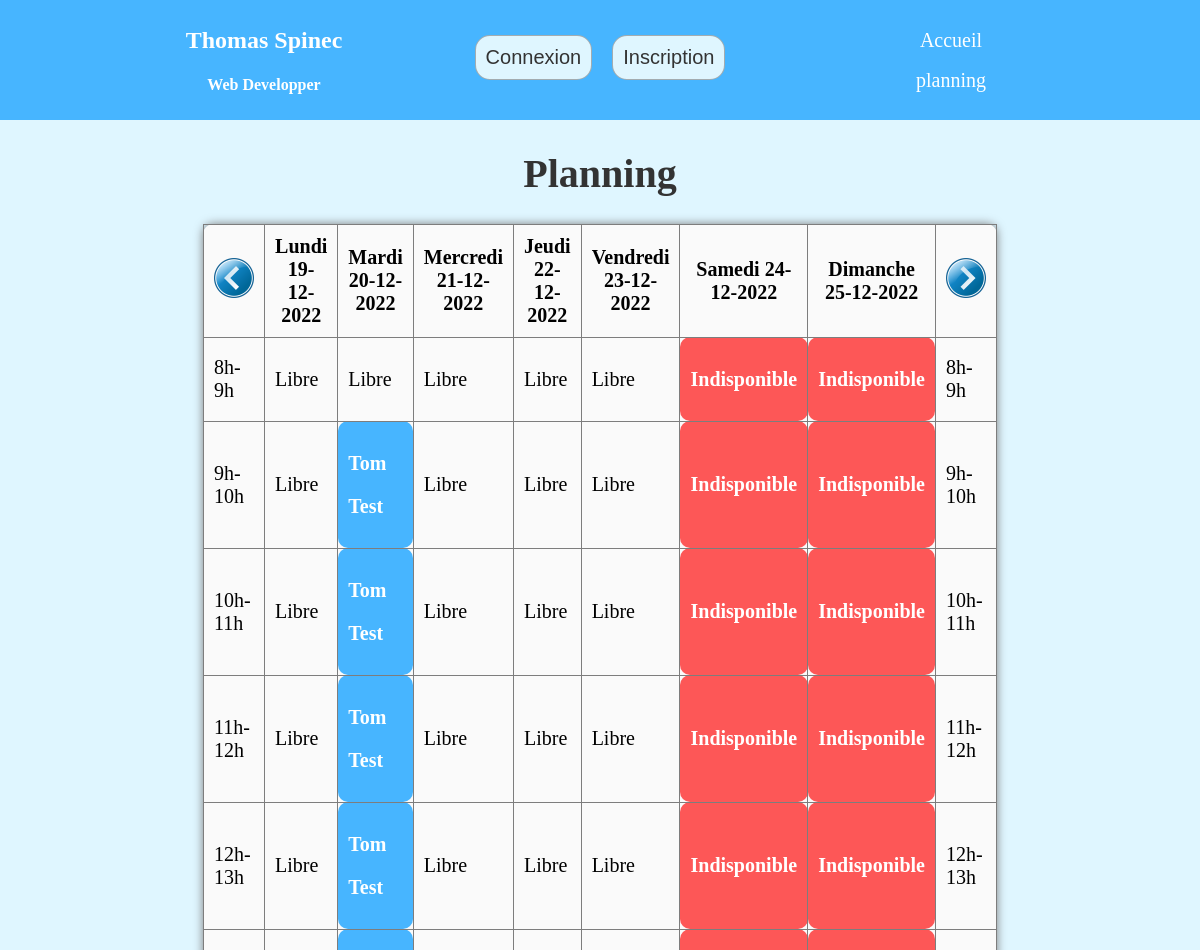
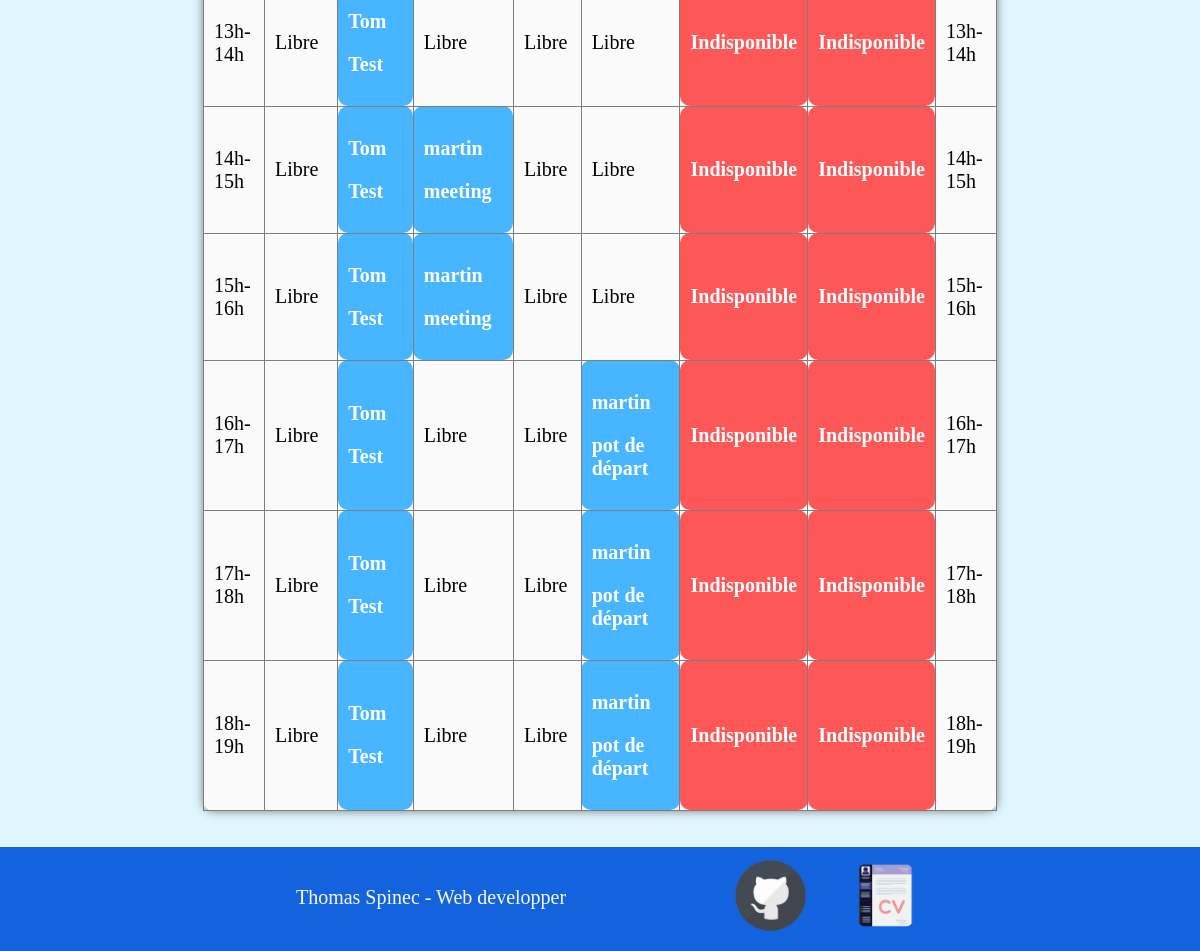
The app's page /planning.php?week=1 with its own data (2 pictures, top to bottom).
### tables this page shows
CREATE TABLE `utilisateurs` (
  `id` int(11) NOT NULL,
  `login` varchar(255) NOT NULL,
  `password` varchar(255) NOT NULL
);

CREATE TABLE `reservations` (
  `id` int(11) NOT NULL,
  `titre` varchar(255) NOT NULL,
  `description` text NOT NULL,
  `debut` datetime NOT NULL,
  `fin` datetime NOT NULL,
  `id_utilisateur` int(11) NOT NULL
);

### planning.php (the view, shortened to what this page needs)
<?php
    $format = "d-m-Y";
    if (isset($_GET["week"])){
        $week = $_GET["week"];
    }
    else{
        $week = 0;
    }
    function get_lundi_dimanche_from_week($week){
        $lundi = new DateTime("Monday this week+$week week");
        $mardi = new DateTime("Tuesday this week+$week week");
        $mercredi = new DateTime("Wednesday this week+$week week");
        $jeudi = new DateTime("Thursday this week+$week week");
        $vendredi = new DateTime("Friday this week+$week week");
        $samedi = new DateTime("Saturday this week+$week week");
        $dimanche = new DateTime("Sunday this week+$week week");
        return array($lundi, $mardi, $mercredi, $jeudi, $vendredi, $samedi, $dimanche);
    }
    $debut_fin_semaine = get_lundi_dimanche_from_week($week);
    function jour($reservations, $debut_fin_semaine, $format, $heure1, $heure2){
        for ($i=0; $i < 5; $i++) {
            $case = null;
            for ($j=0; isset($reservations[$j]); $j++) {
                $date_start = $reservations[$j]['debut'];
                $date_end = $reservations[$j]['fin'];
                $date_d = get_debut($date_start)[0];
                $heure_d = get_debut($date_start)[1];
                $heure_f = get_fin($date_end)[1];
                if ($date_d == $debut_fin_semaine[$i]->format($format) && $heure1 >= $heure_d && $heure2 <= $heure_f)
                {
                    echo "<td class='booked'>";
                    echo "<a href='reservation.php?id=" . $reservations[$j]['id'] . "'>
                            <p>".$reservations[$j]['login']."</p>
                            <p>".$reservations[$j]['titre']."</p>
                        </a>";
                    $case = true;
                    break;
                }
            }
            if (!isset($case))
            {
                echo "<td>";
                echo "<p>Libre</p>";
            }
            echo "</td>";
        }
        for ($x=0; $x<2; $x++){
            echo "<td class='weekend'>";
            echo "<p>Indisponible</p>";
            echo "</td>";
        }
    }
    function get_debut($date){
        $date_d = '';
        $heure_d = '';
        list($date_d, $heure_d) = explode(" ", $date);
        return [$date_d,$heure_d];
    }
    function get_fin($date){
        $date_f = '';
        $heure_f = '';
        list($date_f, $heure_f) = explode(" ", $date);
        return [$date_f,$heure_f];
    }
?>
    <?php
        require 'include/header.php';
        require 'include/connect.php';
        $request = "SELECT reservations.id, reservations.titre, DATE_FORMAT(reservations.debut, '%d-%m-%Y %H') as debut, DATE_FORMAT(reservations.fin, '%d-%m-%Y %H') as fin, utilisateurs.login FROM reservations INNER JOIN utilisateurs on reservations.id_utilisateur = utilisateurs.id";
        $exect_request = mysqli_query($connect, $request);
        $reservations = mysqli_fetch_all($exect_request, MYSQLI_ASSOC);
    ?>
    <main>
        <div class="container">
            <h1>Planning</h1>
            <table class="planning">
                <thead>
                    <tr>
                        <th>
                            <a href=<?="planning.php?week=".$week-1?>><img class="week" src="img/precedent.png" alt="semaine précédente"></a>
                        </th>
                        <th>Lundi <?= $debut_fin_semaine[0]->format($format)?></th>
                        <th>Mardi <?= $debut_fin_semaine[1]->format($format)?></th>
                        <th>Mercredi <?= $debut_fin_semaine[2]->format($format)?></th>
                        <th>Jeudi <?= $debut_fin_semaine[3]->format($format)?></th>
                        <th>Vendredi <?= $debut_fin_semaine[4]->format($format)?></th>
                        <th>Samedi <?= $debut_fin_semaine[5]->format($format)?></th>
                        <th>Dimanche <?= $debut_fin_semaine[6]->format($format)?></th>
                        <th>
                            <a href=<?="planning.php?week=".$week+1?>><img class="week" src="img/next.png" alt="semaine suivante"></a>
                        </th>
                    </tr>
                </thead>
                <tbody>
                    <tr>
                        <td>8h-9h</td>
                        <?php
                            jour($reservations, $debut_fin_semaine, $format, "08", "09");
                        ?>
                        <td>8h-9h</td>
                    </tr>
                    <tr>
                        <td>9h-10h</td>
                        <?php
                            jour($reservations, $debut_fin_semaine, $format, "09", "10");
                        ?>
                        <td>9h-10h</td>
                    </tr>
                    <tr>
                        <td>10h-11h</td>
                        <td>10h-11h</td>
                    </tr>
                    <tr>
                        <td>11h-12h</td>
                        <td>11h-12h</td>
                    </tr>
                    <tr>
                        <td>12h-13h</td>
                        <td>12h-13h</td>
                    </tr>
                    <tr>
                        <td>13h-14h</td>
                        <td>13h-14h</td>
                    </tr>
                    <tr>
                        <td>14h-15h</td>
                        <td>14h-15h</td>
                    </tr>
                    <tr>
                        <td>15h-16h</td>
                        <td>15h-16h</td>
                    </tr>
                    <tr>
                        <td>16h-17h</td>
                        <td>16h-17h</td>
                    </tr>
                    <tr>
                        <td>17h-18h</td>
                        <td>17h-18h</td>
                    </tr>
                    <tr>
                        <td>18h-19h</td>
                        <td>18h-19h</td>
                    </tr>
                </tbody>
            </table>
        </div>
    </main>
    <?php
        require 'include/footer.php';
    ?>
</body>
</html>

### site.css (style rules this page uses)
body { background-color: #dff6ff; margin: 0; padding: 0; }
html { font-size: 20px; }
a { text-decoration: none; cursor: pointer; }
h1 { font-size: 2rem; font-weight: bold; text-align: center; color: #333; }
.container { width: 80%; margin: auto; padding: auto; }
main { margin-top: 150px; min-height: 65vh; margin-bottom: 3%; }
table, th, td { padding: 10px; border: 1px solid #7d7d7d; border-collapse: collapse; font-size: 1rem; border-radius: 10px; }
table { margin: auto; margin-top: 20px; margin-bottom: 20px; }
.week { width: 40px; height: auto; transition: 0.5s; }
.booked { background-color: #47b5ff; transition: 0.5s; }
.booked a { color: #fff; font-weight: bold; }
.planning { width: 80%; height: 80%; margin: auto; padding: 20px; background-color: #fafafa; border-radius: 10px; box-shadow: 0 0 10px #7d7d7d; overflow-x: auto; }
.weekend { background-color: #ff0000a6; color: #fff; font-weight: bold; }

### records on screen
utilisateurs: login "Tom"
reservations: titre "Test"
utilisateurs: login "martin"
reservations: titre "meeting"
reservations: titre "pot de départ"

### other values on screen
$debut_fin_semaine[0]->format($format) "19-12-2022"
$debut_fin_semaine[1]->format($format) "20-12-2022"
$debut_fin_semaine[2]->format($format) "21-12-2022"
$debut_fin_semaine[3]->format($format) "22-12-2022"
$debut_fin_semaine[4]->format($format) "23-12-2022"
$debut_fin_semaine[5]->format($format) "24-12-2022"
$debut_fin_semaine[6]->format($format) "25-12-2022"
